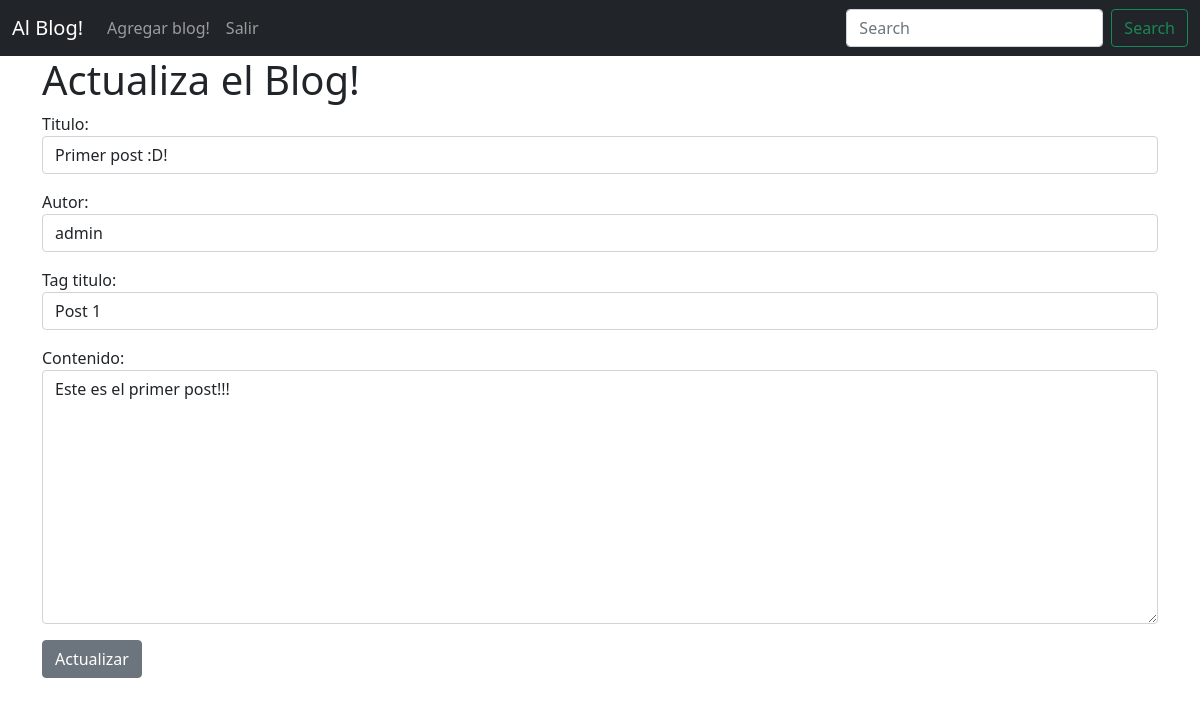
Screenshot of /article/edit/1 (signed in) with the database file from the repository.
### BlogApp/models.py (models this page shows, shortened)
class Post(models.Model):
    titulo = models.CharField(max_length=255)
    tag_titulo = models.CharField(max_length=255, default="Blog")
    autor = models.ForeignKey(User, on_delete=models.CASCADE)
    contenido = models.TextField()
    fecha_publicacion = models.DateField(auto_now_add=True)

### BlogApp/views.py (the view)
# urls.py: path('article/edit/<int:pk>', PostUpdateView.as_view(), name="update_post"),
class PostUpdateView(UpdateView):
    model = Post
    form_class = EditForm
    template_name = 'blog/update_post.html'

### BlogApp/forms.py
class EditForm(forms.ModelForm):
    class Meta:
        model = Post
        fields = ('titulo','autor','tag_titulo', 'contenido')
        widgets = {
            'titulo': forms.TextInput(attrs={'class': 'form-control'}),
            'tag_titulo': forms.TextInput(attrs={'class': 'form-control'}),
            'autor': forms.Select(attrs={'class': 'form-control'}),
            'contenido': forms.Textarea(attrs={'class': 'form-control'}),
            'fecha_publicacion': forms.DateInput(attrs={'class': 'form-control'})
        }

### BlogApp/templates/blog/update_post.html (shortened to what this page needs)
{% extends 'blog/base.html' %}
{% block content %}
    {% if user.is_authenticated %}
        <h1>Actualiza el Blog! </h1>
        <form method='POST'>
        {{ form.as_p }}
        <button class="btn btn-secondary">Actualizar </button>
        </form>
    {% else %}
        <h2>No has iniciado sesion! :)</h2>
    {% endif %}
{% endblock %}

### rows the page displays
Post: titulo "Primer post :D!", autor "admin", tag_titulo "Post 1", contenido "Este es el primer post!!!"
